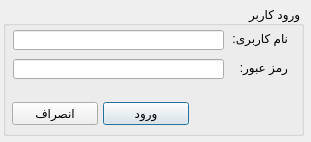
<?xml version="1.0" encoding="UTF-8"?>
<ui version="4.0">
 <class>loginWindow</class>
 <widget class="QMainWindow" name="loginWindow">
  <property name="windowModality">
   <enum>Qt::ApplicationModal</enum>
  </property>
  <property name="geometry">
   <rect>
    <x>0</x>
    <y>0</y>
    <width>311</width>
    <height>142</height>
   </rect>
  </property>
  <property name="minimumSize">
   <size>
    <width>311</width>
    <height>142</height>
   </size>
  </property>
  <property name="maximumSize">
   <size>
    <width>311</width>
    <height>142</height>
   </size>
  </property>
  <property name="windowTitle">
   <string>ورود</string>
  </property>
  <property name="windowIcon">
   <iconset>
    <normaloff>../icons/login.png</normaloff>../icons/login.png</iconset>
  </property>
  <property name="toolTipDuration">
   <number>0</number>
  </property>
  <property name="layoutDirection">
   <enum>Qt::RightToLeft</enum>
  </property>
  <property name="documentMode">
   <bool>false</bool>
  </property>
  <widget class="QWidget" name="centralwidget">
   <widget class="QGroupBox" name="mainGroupBox">
    <property name="geometry">
     <rect>
      <x>3</x>
      <y>6</y>
      <width>301</width>
      <height>130</height>
     </rect>
    </property>
    <property name="title">
     <string>ورود کاربر</string>
    </property>
    <widget class="QPushButton" name="cancelPushButton">
     <property name="geometry">
      <rect>
       <x>9</x>
       <y>96</y>
       <width>86</width>
       <height>23</height>
      </rect>
     </property>
     <property name="text">
      <string>انصراف</string>
     </property>
    </widget>
    <widget class="QPushButton" name="loginPushButton">
     <property name="geometry">
      <rect>
       <x>100</x>
       <y>96</y>
       <width>86</width>
       <height>23</height>
      </rect>
     </property>
     <property name="focusPolicy">
      <enum>Qt::StrongFocus</enum>
     </property>
     <property name="text">
      <string>ورود</string>
     </property>
     <property name="autoDefault">
      <bool>false</bool>
     </property>
     <property name="default">
      <bool>true</bool>
     </property>
    </widget>
    <widget class="QLabel" name="userLabel">
     <property name="geometry">
      <rect>
       <x>184</x>
       <y>22</y>
       <width>101</width>
       <height>20</height>
      </rect>
     </property>
     <property name="text">
      <string>نام کاربری:</string>
     </property>
    </widget>
    <widget class="QLabel" name="passLabel">
     <property name="geometry">
      <rect>
       <x>204</x>
       <y>51</y>
       <width>81</width>
       <height>20</height>
      </rect>
     </property>
     <property name="text">
      <string>رمز عبور:</string>
     </property>
    </widget>
    <widget class="QLineEdit" name="userLineEdit">
     <property name="geometry">
      <rect>
       <x>10</x>
       <y>24</y>
       <width>211</width>
       <height>20</height>
      </rect>
     </property>
     <property name="text">
      <string/>
     </property>
    </widget>
    <widget class="QLineEdit" name="passLineEdit">
     <property name="geometry">
      <rect>
       <x>10</x>
       <y>53</y>
       <width>211</width>
       <height>20</height>
      </rect>
     </property>
     <property name="inputMask">
      <string/>
     </property>
     <property name="text">
      <string/>
     </property>
     <property name="echoMode">
      <enum>QLineEdit::Password</enum>
     </property>
    </widget>
    <widget class="QLabel" name="messageLabel">
     <property name="geometry">
      <rect>
       <x>12</x>
       <y>74</y>
       <width>207</width>
       <height>16</height>
      </rect>
     </property>
     <property name="palette">
      <palette>
       <active>
        <colorrole role="WindowText">
         <brush brushstyle="SolidPattern">
          <color alpha="255">
           <red>255</red>
           <green>0</green>
           <blue>0</blue>
          </color>
         </brush>
        </colorrole>
        <colorrole role="Text">
         <brush brushstyle="SolidPattern">
          <color alpha="255">
           <red>0</red>
           <green>0</green>
           <blue>0</blue>
          </color>
         </brush>
        </colorrole>
        <colorrole role="ButtonText">
         <brush brushstyle="SolidPattern">
          <color alpha="255">
           <red>0</red>
           <green>0</green>
           <blue>0</blue>
          </color>
         </brush>
        </colorrole>
       </active>
       <inactive>
        <colorrole role="WindowText">
         <brush brushstyle="SolidPattern">
          <color alpha="255">
           <red>255</red>
           <green>0</green>
           <blue>0</blue>
          </color>
         </brush>
        </colorrole>
        <colorrole role="Text">
         <brush brushstyle="SolidPattern">
          <color alpha="255">
           <red>0</red>
           <green>0</green>
           <blue>0</blue>
          </color>
         </brush>
        </colorrole>
        <colorrole role="ButtonText">
         <brush brushstyle="SolidPattern">
          <color alpha="255">
           <red>0</red>
           <green>0</green>
           <blue>0</blue>
          </color>
         </brush>
        </colorrole>
       </inactive>
       <disabled>
        <colorrole role="WindowText">
         <brush brushstyle="SolidPattern">
          <color alpha="255">
           <red>120</red>
           <green>120</green>
           <blue>120</blue>
          </color>
         </brush>
        </colorrole>
        <colorrole role="Text">
         <brush brushstyle="SolidPattern">
          <color alpha="255">
           <red>120</red>
           <green>120</green>
           <blue>120</blue>
          </color>
         </brush>
        </colorrole>
        <colorrole role="ButtonText">
         <brush brushstyle="SolidPattern">
          <color alpha="255">
           <red>120</red>
           <green>120</green>
           <blue>120</blue>
          </color>
         </brush>
        </colorrole>
       </disabled>
      </palette>
     </property>
     <property name="text">
      <string/>
     </property>
    </widget>
   </widget>
  </widget>
 </widget>
 <tabstops>
  <tabstop>userLineEdit</tabstop>
  <tabstop>passLineEdit</tabstop>
  <tabstop>loginPushButton</tabstop>
  <tabstop>cancelPushButton</tabstop>
 </tabstops>
 <resources/>
 <connections>
  <connection>
   <sender>passLineEdit</sender>
   <signal>returnPressed()</signal>
   <receiver>loginPushButton</receiver>
   <slot>click()</slot>
   <hints>
    <hint type="sourcelabel">
     <x>143</x>
     <y>71</y>
    </hint>
    <hint type="destinationlabel">
     <x>148</x>
     <y>110</y>
    </hint>
   </hints>
  </connection>
  <connection>
   <sender>userLineEdit</sender>
   <signal>returnPressed()</signal>
   <receiver>loginPushButton</receiver>
   <slot>click()</slot>
   <hints>
    <hint type="sourcelabel">
     <x>50</x>
     <y>36</y>
    </hint>
    <hint type="destinationlabel">
     <x>138</x>
     <y>114</y>
    </hint>
   </hints>
  </connection>
 </connections>
</ui>
